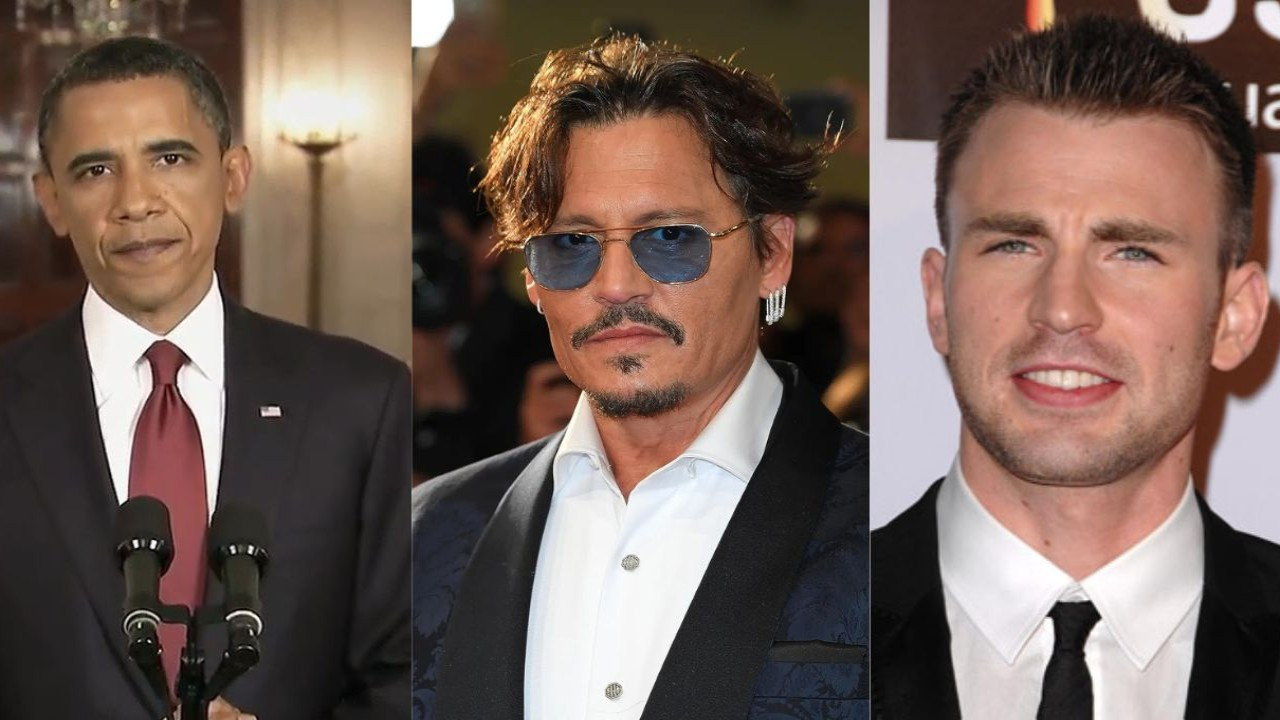
#> input picture Read Image from File/assets/LOL2.jpg, 1280 x 720 px, found by its file name
$ python facedetection.py
#> lines starting #> are read from the running program, lines starting #| are printed output that depends on the picture
import cv2

face_cascade = cv2.CascadeClassifier('haarcascade_frontalface_default.xml')
img=cv2.imread('assets/lol2.jpg')
#> img is the input picture: shape (720, 1280, 3); mean B, G, R 86.3, 94.6, 113.9
img=cv2.resize(img,(0,0),fx=.8,fy=.8)
#> img: shape (576, 1024, 3)

#change to gray (for faster opencv detection)
grey=cv2.cvtColor(img, cv2.COLOR_BGR2GRAY)
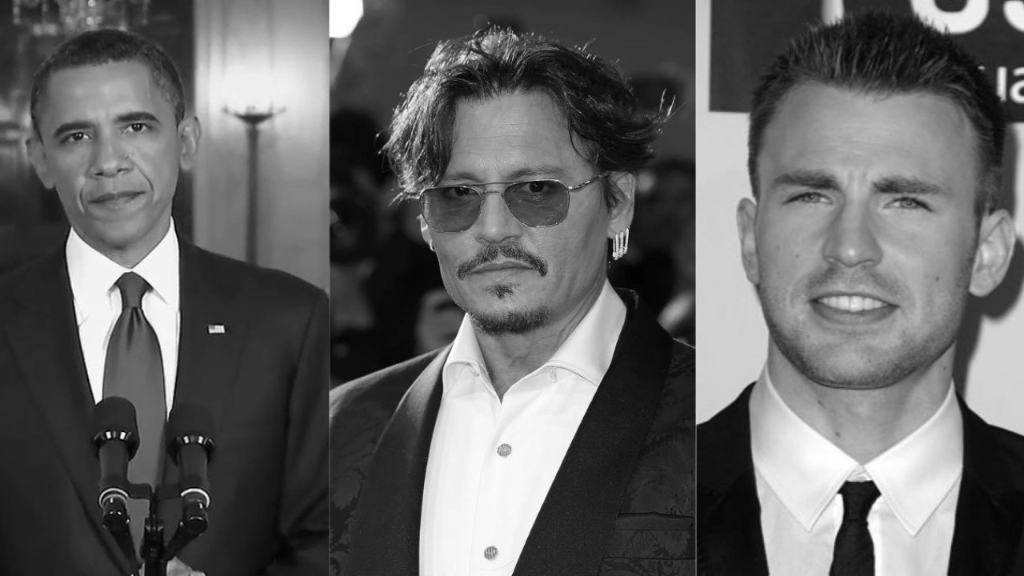
#> grey: shape (576, 1024); min 1, max 255, mean 99.4

face = face_cascade.detectMultiScale(grey, scaleFactor=1.1, minNeighbors=5, minSize = (30,30))
#> face = [[87, 254, 91, 91], [28, 67, 163, 163], [396, 117, 209, 209], [728, 95, 256, 256]]
#scale - reduces image size by10%,

for (x, y, w, h) in face:
    cv2.rectangle(img, (x, y), (x + w, y + h), (0, 255, 0), 4)
#> this loop made 4 passes
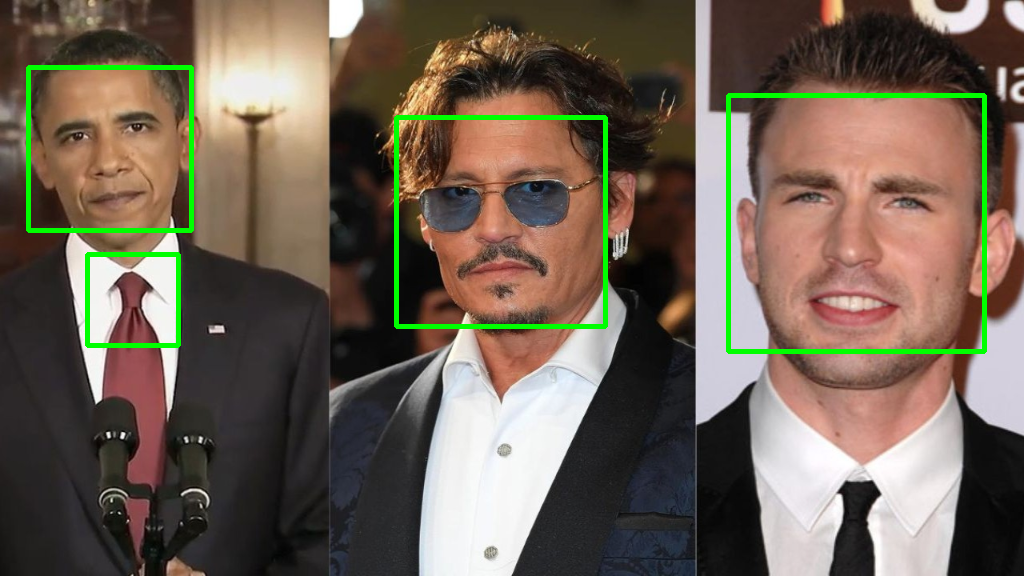
#> img: shape (576, 1024, 3); mean B, G, R 83.8, 98.1, 110.5
#creates a rectangle outside detected image (4=thickness)/green color

img_rgb = cv2.cvtColor(img, cv2.COLOR_BGR2RGB)
#back to color

cv2.imshow('LOL', img)
cv2.waitKey(0)
cv2.destroyAllWindows()

# The detectMultiScale function is a general function that detects objects. Since we’re calling it on the face cascade, that’s what it detects.
# Everything else is commented.

$ run again, with Read Image from File/assets/wp.jpg copied over Read Image from File/assets/LOL2.jpg
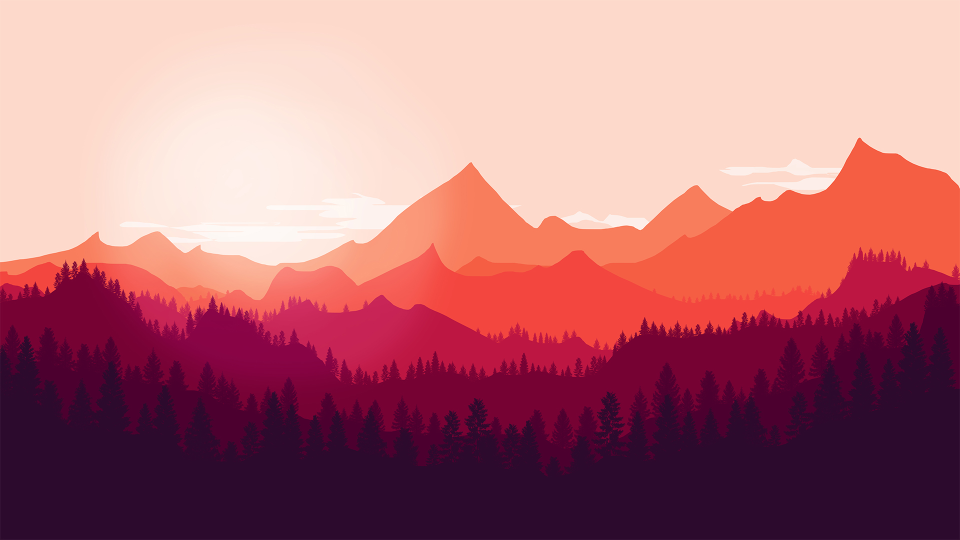
#> input picture Read Image from File/assets/wp.jpg, 1920 x 1080 px, found by its file name (shown at 1/2 size)
#> img is the input picture: shape (1080, 1920, 3); mean B, G, R 119.2, 109.8, 177.3
#> img: shape (864, 1536, 3)
#> `grey=cv2.cvtColor(img, cv2.COLOR_BGR2GRAY)`:
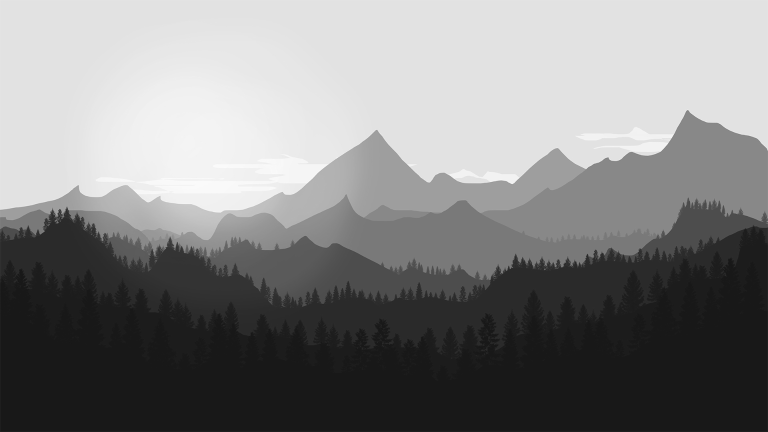
#> grey: shape (864, 1536) (shown at 1/2 size); min 20, max 252, mean 131
#> face = ()
